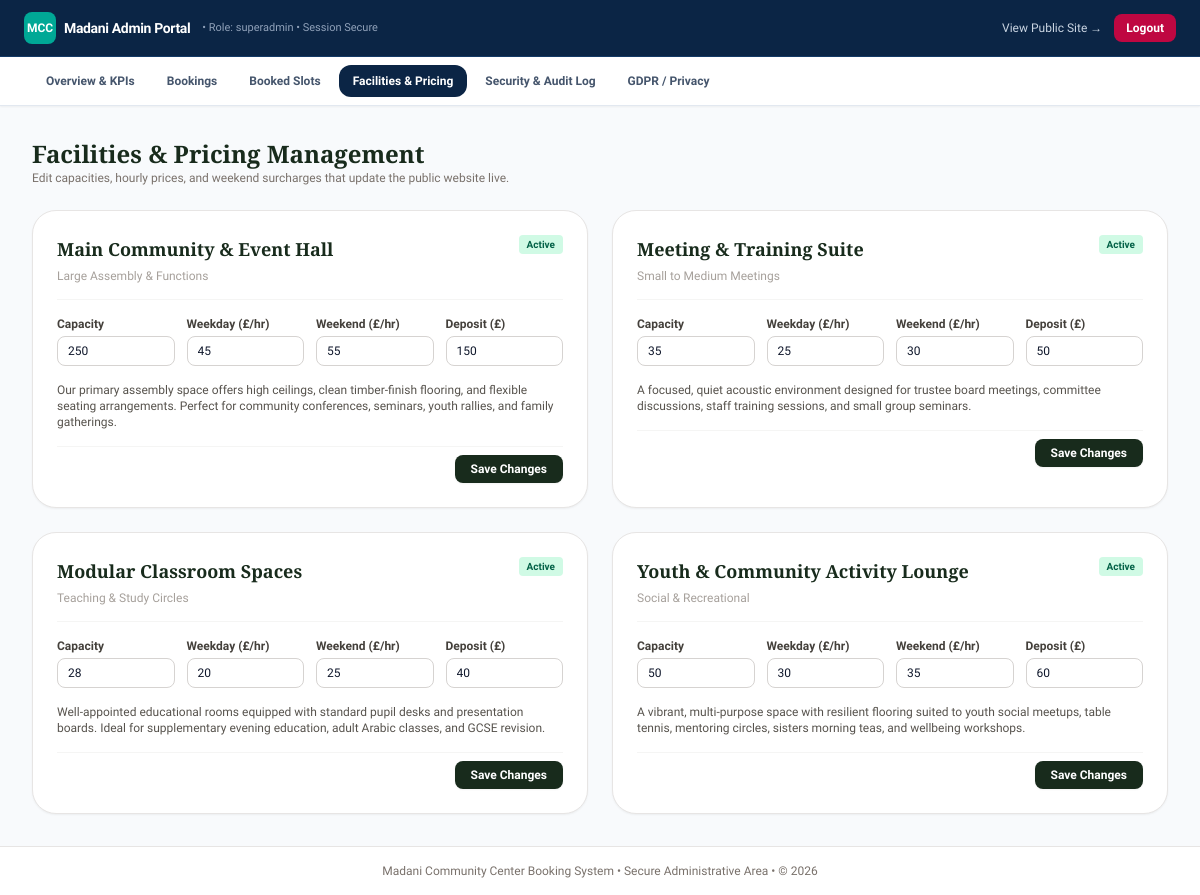
Page /php-app/admin/facilities.php (signed in) on the committed database.
### tables this page shows
CREATE TABLE IF NOT EXISTS `facilities` (
  `id` VARCHAR(50) PRIMARY KEY,
  `name` VARCHAR(100) NOT NULL,
  `slug` VARCHAR(100) NOT NULL UNIQUE,
  `category` VARCHAR(50) NOT NULL,
  `capacity` INT UNSIGNED NOT NULL,
  `hourly_rate` DECIMAL(8, 2) NOT NULL,
  `weekend_rate` DECIMAL(8, 2) NOT NULL,
  `deposit_required` DECIMAL(8, 2) NOT NULL DEFAULT 50.00,
  `description` TEXT NOT NULL,
  `features_json` TEXT DEFAULT NULL,
  `equipment_json` TEXT DEFAULT NULL,
  `dimensions` VARCHAR(50) DEFAULT NULL,
  `placeholder_key` VARCHAR(50) DEFAULT 'venue-hall',
  `is_active` TINYINT(1) NOT NULL DEFAULT 1,
  `created_at` DATETIME NOT NULL DEFAULT CURRENT_TIMESTAMP,
  `updated_at` DATETIME NOT NULL DEFAULT CURRENT_TIMESTAMP ON UPDATE CURRENT_TIMESTAMP,
  INDEX `idx_facility_active` (`is_active`)
);

### php-app/config/security.php (called while the page is built, shortened)
<?php
function e(?string $string): string {
    return htmlspecialchars($string ?? '', ENT_QUOTES | ENT_SUBSTITUTE, 'UTF-8');
}

### php-app/admin/facilities.php (the view, shortened to what this page needs)
<?php
require_once APP_ROOT . '/admin/header.php';
$facilities = $pdo->query("SELECT * FROM facilities ORDER BY name ASC")->fetchAll();
?>
<div class="space-y-6">
    <div>
        <h2 class="text-2xl font-serif-brand font-bold text-[#182B1C]">Facilities &amp; Pricing Management</h2>
        <p class="text-xs text-stone-500">Edit capacities, hourly prices, and weekend surcharges that update the public website live.</p>
    </div>
    <div class="grid grid-cols-1 md:grid-cols-2 gap-6">
        <?php foreach ($facilities as $f): ?>
            <form method="POST" action="facilities.php" class="rounded-3xl border border-stone-200 bg-white p-6 shadow-xs space-y-4">
                <div class="flex items-start justify-between border-b border-stone-100 pb-3">
                    <div>
                        <h3 class="text-lg font-serif-brand font-bold text-[#182B1C]"><?= e($f['name']) ?></h3>
                        <span class="text-xs text-stone-400"><?= e($f['category']) ?></span>
                    </div>
                    <span class="px-2 py-0.5 rounded text-[10px] font-bold bg-emerald-100 text-emerald-800">Active</span>
                </div>
                <div class="grid grid-cols-2 sm:grid-cols-4 gap-3 text-xs">
                    <div>
                        <label class="font-bold text-stone-700 block mb-1">Capacity</label>
                        <input type="number" name="capacity" value="<?= (int)$f['capacity'] ?>" required class="w-full py-1.5 px-2.5 rounded-lg border border-stone-300">
                    </div>
                    <div>
                        <label class="font-bold text-stone-700 block mb-1">Weekday (£/hr)</label>
                        <input type="number" step="0.5" name="hourly_rate" value="<?= (float)$f['hourly_rate'] ?>" required class="w-full py-1.5 px-2.5 rounded-lg border border-stone-300">
                    </div>
                    <div>
                        <label class="font-bold text-stone-700 block mb-1">Weekend (£/hr)</label>
                        <input type="number" step="0.5" name="weekend_rate" value="<?= (float)$f['weekend_rate'] ?>" required class="w-full py-1.5 px-2.5 rounded-lg border border-stone-300">
                    </div>
                    <div>
                        <label class="font-bold text-stone-700 block mb-1">Deposit (£)</label>
                        <input type="number" step="1" name="deposit_required" value="<?= (float)$f['deposit_required'] ?>" required class="w-full py-1.5 px-2.5 rounded-lg border border-stone-300">
                    </div>
                </div>
                <p class="text-xs text-stone-600"><?= e($f['description']) ?></p>
                <div class="pt-2 border-t border-stone-100 flex justify-end">
                    <button type="submit" class="px-4 py-1.5 rounded-lg text-xs font-bold bg-[#182B1C] text-white hover:bg-[#253f2a] shadow-xs">
                        Save Changes
                    </button>
                </div>
            </form>
        <?php endforeach; ?>
    </div>
</div>
<?php require_once APP_ROOT . '/admin/footer.php'; ?>

### php-app/admin/header.php (style rules this page uses)
body { font-family: 'Plus Jakarta Sans', system-ui, sans-serif; }
.font-serif-brand { font-family: 'Playfair Display', Georgia, serif; }

### rows in the picture
facilities: name "Main Community & Event Hall", category "Large Assembly & Functions", capacity "250", hourly_rate "45", weekend_rate "55", deposit_required "150", description "Our primary assembly space offers high ceilings, clean timber-finish flooring, and flexible seating arrangements. Perfect for community conferences, seminars, youth rallies, and family gatherings."
facilities: name "Meeting & Training Suite", category "Small to Medium Meetings", capacity "35", hourly_rate "25", weekend_rate "30", deposit_required "50", description "A focused, quiet acoustic environment designed for trustee board meetings, committee discussions, staff training sessions, and small group seminars."
facilities: name "Modular Classroom Spaces", category "Teaching & Study Circles", capacity "28", hourly_rate "20", weekend_rate "25", deposit_required "40", description "Well-appointed educational rooms equipped with standard pupil desks and presentation boards. Ideal for supplementary evening education, adult Arabic classes, and GCSE revision."
facilities: name "Youth & Community Activity Lounge", category "Social & Recreational", capacity "50", hourly_rate "30", weekend_rate "35", deposit_required "60", description "A vibrant, multi-purpose space with resilient flooring suited to youth social meetups, table tennis, mentoring circles, sisters morning teas, and wellbeing workshops."

### other values in the picture
$admin_role "superadmin"
